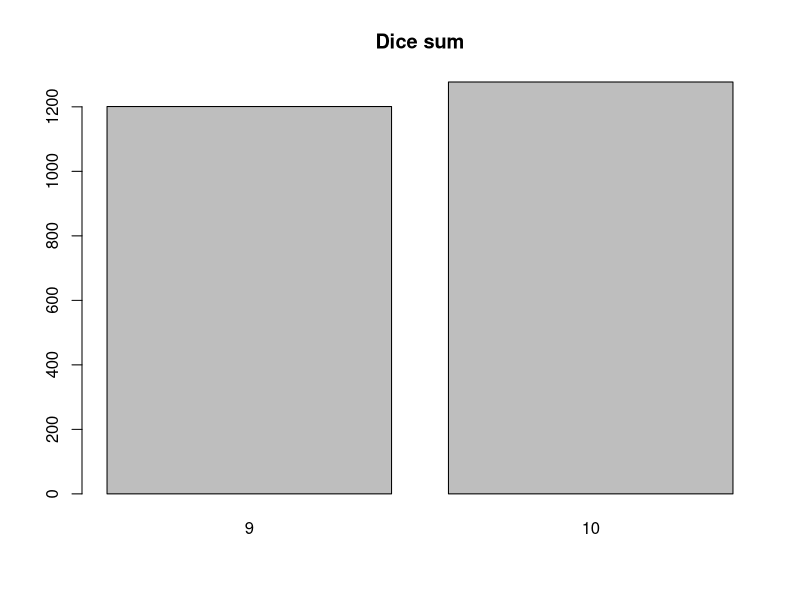

The R script that drew this image:

#' Exercise 3
#' This program simulate the roll of three dice a large number of times
#' and keep track of the proportion of times that the sum is 9 and 10

n = 10000
# summation of three dices, n times
dice_sum = apply(matrix(sample(1:6, n*3, replace=T), nrow=n, ncol=3), 1,
                 function(x) sum(x))
barplot(c(length(which(dice_sum==9)), length(which(dice_sum==10))),
        main='Dice sum',
        names.arg=c('9', '10'))
